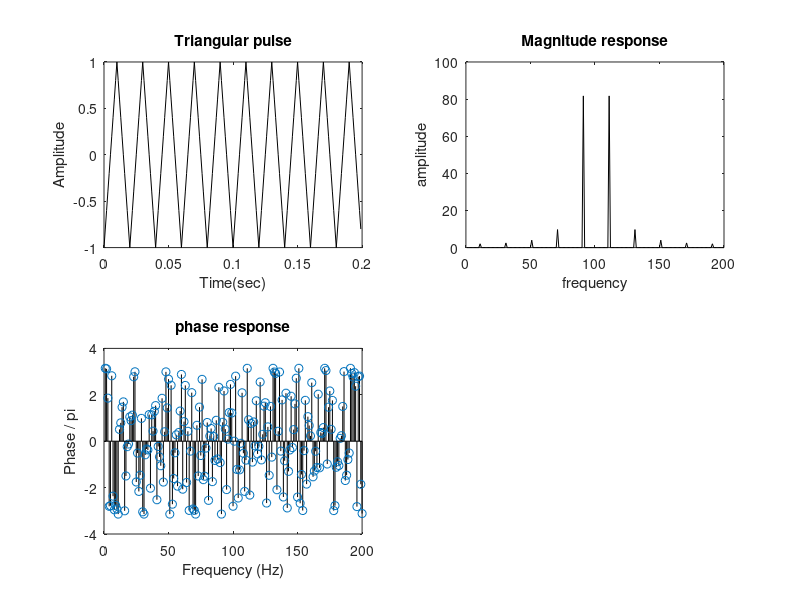

Here is the MATLAB script that generated this plot:
T = 10*(1/50);
fs = 1000;
t = 0:1/fs:T-1/fs;
x = sawtooth(2*pi*50*t, 0.5); 
subplot(2,2,1); plot(t,x,'black');
xlabel('Time(sec)'); ylabel('Amplitude');
title('Triangular pulse')
y=fft(x);
subplot(2,2,2);
plot(fftshift(abs(y)), 'black');
xlabel('frequency'); ylabel('amplitude'); title('Magnitude response');
theta = angle(y); subplot(2,2,3);
stem(theta, 'color', 'black');
xlabel("Frequency (Hz)"); ylabel("Phase / \pi");
title('phase response')